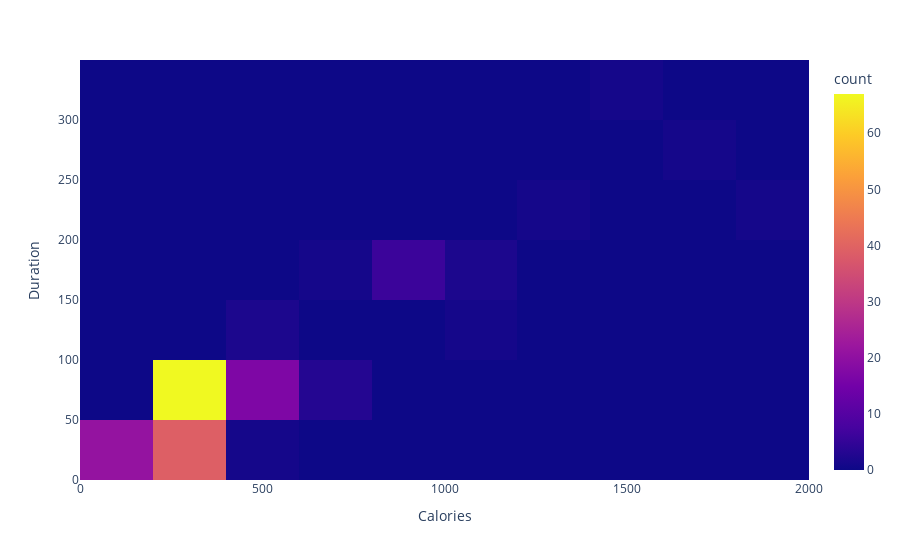

Notebook cell for this chart:
### Code cell
# Bring in plotly express visualization packages
import plotly.express as px

# Creating density heatmap with 'Calories' on the x-axis and 'Duration' on the y-axis
map = px.density_heatmap(df, x = df["Calories"], y = df["Duration"])

# Print map
map.show()

# FINDINGS:
# The data shows an upward trend, as duration increases so does the amount of calories burned.
# Majority of the individuals burned a total amount of calories between 200 and 399,
# and had a duration between 50 to 90 minutes.

### Figure 1 — Plotly figure (JSON) as saved in the notebook; plotly's stock layout.template omitted (floating-point values rounded to 4 significant figures; data arrays with more than 128 entries replaced by an {"elided": "..."} marker saying what was removed)
{"data": [{"coloraxis": "coloraxis", "hovertemplate": "Calories=%{x}<br>Duration=%{y}<br>count=%{z}<extra></extra>", "name": "", "type": "histogram2d", "x": {"elided": "169 float values"}, "xaxis": "x", "xbingroup": "x", "y": {"elided": "169 int values"}, "yaxis": "y", "ybingroup": "y"}], "layout": {"coloraxis": {"colorbar": {"title": {"text": "count"}}, "colorscale": [[0, "#0d0887"], [0.1111, "#46039f"], [0.2222, "#7201a8"], [0.3333, "#9c179e"], [0.4444, "#bd3786"], [0.5556, "#d8576b"], [0.6667, "#ed7953"], [0.7778, "#fb9f3a"], [0.8889, "#fdca26"], [1, "#f0f921"]]}, "legend": {"tracegroupgap": 0}, "margin": {"t": 60}, "xaxis": {"anchor": "y", "domain": [0, 1], "title": {"text": "Calories"}}, "yaxis": {"anchor": "x", "domain": [0, 1], "title": {"text": "Duration"}}}}
